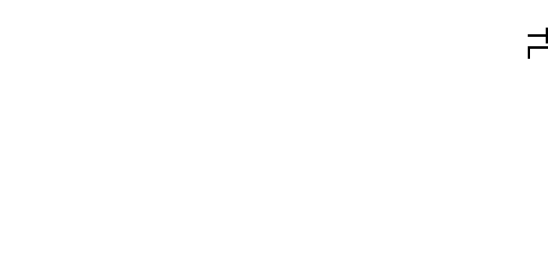

Generate this figure with Python:
import fitz

def test_rotation():
    doc = fitz.open()
    page = doc.new_page(width=200, height=400) # Portrait
    
    print(f"Original Rect: {page.rect}")
    
    # 2. Rotate 90
    page.set_rotation(90)
    print(f"Rotated 90 Rect: {page.rect}")
    
    # 3. Add Text "Visual Top Left"
    # Try inserting at (20, 20)
    page.insert_text((20, 20), "TL", fontsize=20, fontname="helv", rotate=0)

    # 4. Add Text "Visual Bottom Right"
    # Visual W=400, H=200. BR=(380, 180)
    # insert at (380, 180)
    page.insert_text((380, 180), "BR", fontsize=20, fontname="helv", rotate=0)

    # Analyze placements
    blocks = page.get_text("dict")["blocks"]
    for b in blocks:
        for l in b["lines"]:
            for s in l["spans"]:
                print(f"Text '{s['text']}' at bbox: {s['bbox']} origin: {s['origin']}")

    doc.save("test_rotation.pdf")
    print("Saved test_rotation.pdf")

if __name__ == "__main__":
    test_rotation()
